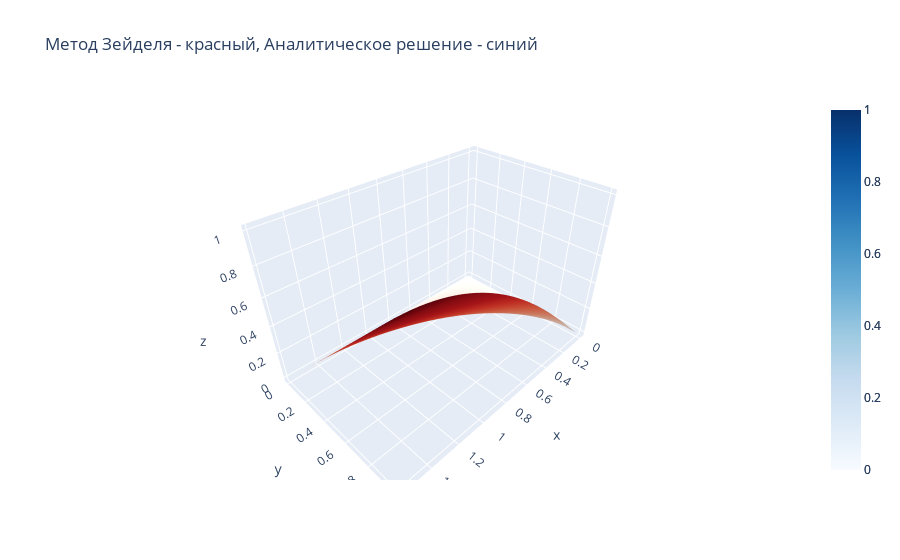

The code cell stored with this chart in its notebook:
### Code cell
fig = go.Figure(data=[go.Surface(z=UU2, x=X2, y=Y2, colorscale='Reds', name='Метод Зейделя'), go.Surface(z=U_true2, x=X2, y=Y2, colorscale='Blues', name='Аналитическое решение')])
fig.update_layout(title='Метод Зейделя - красный, Аналитическое решение - синий', showlegend=True)
fig.show()
